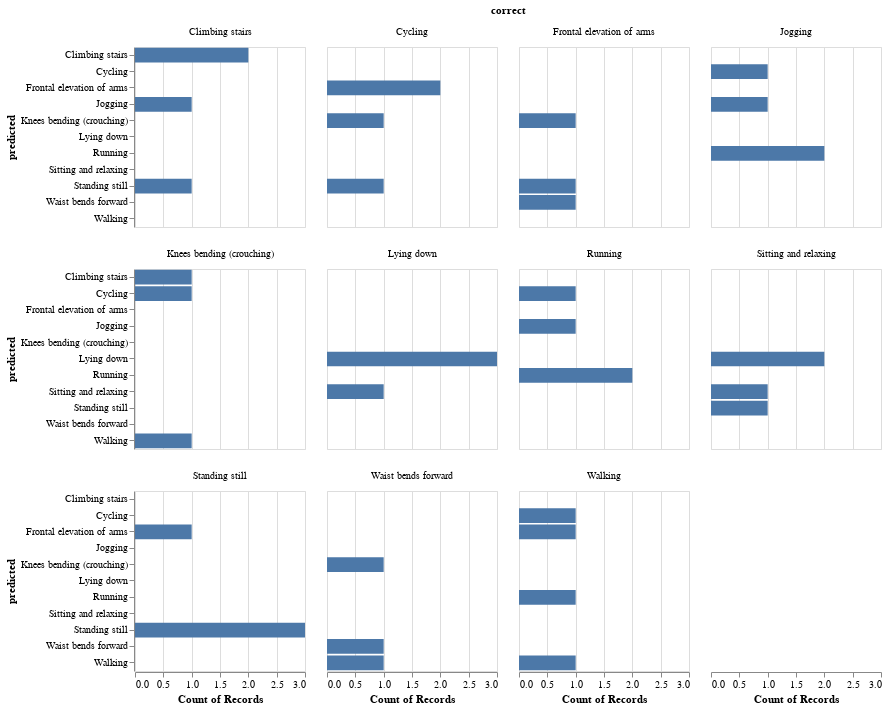

Notebook source saved alongside this figure:
### Code cell
model = best[1].best_estimator_
y_pred = model.predict(X_test.iloc[:, best[2]])
print("Score: {:.2f}".format(best[0]))
show_result(y_pred, y_test)

### Figure 1 — Vega-Lite specification as saved in the notebook (floating-point values rounded to 4 significant figures)
{"config": {"view": {"continuousWidth": 400, "continuousHeight": 300}}, "data": {"name": "data-904cee5f96a18ae21f1617b86e2c740b"}, "facet": {"type": "nominal", "field": "correct"}, "spec": {"mark": "bar", "encoding": {"x": {"type": "nominal", "aggregate": "count", "field": "predicted"}, "y": {"type": "nominal", "field": "predicted"}}, "height": 180, "width": 170}, "columns": 4, "$schema": "https://vega.github.io/schema/vega-lite/v4.8.1.json", "datasets": {"data-904cee5f96a18ae21f1617b86e2c740b": [{"predicted": "Climbing stairs", "correct": "Climbing stairs"}, {"predicted": "Lying down", "correct": "Sitting and relaxing"}, {"predicted": "Lying down", "correct": "Lying down"}, {"predicted": "Standing still", "correct": "Standing still"}, {"predicted": "Knees bending (crouching)", "correct": "Frontal elevation of arms"}, {"predicted": "Frontal elevation of arms", "correct": "Walking"}, {"predicted": "Climbing stairs", "correct": "Climbing stairs"}, {"predicted": "Standing still", "correct": "Standing still"}, {"predicted": "Sitting and relaxing", "correct": "Lying down"}, {"predicted": "Cycling", "correct": "Walking"}, {"predicted": "Frontal elevation of arms", "correct": "Standing still"}, {"predicted": "Standing still", "correct": "Standing still"}, {"predicted": "Knees bending (crouching)", "correct": "Cycling"}, {"predicted": "Lying down", "correct": "Sitting and relaxing"}, {"predicted": "Standing still", "correct": "Frontal elevation of arms"}, {"predicted": "Walking", "correct": "Knees bending (crouching)"}, {"predicted": "Knees bending (crouching)", "correct": "Waist bends forward"}, {"predicted": "Frontal elevation of arms", "correct": "Cycling"}, {"predicted": "Waist bends forward", "correct": "Frontal elevation of arms"}, {"predicted": "Cycling", "correct": "Knees bending (crouching)"}, {"predicted": "Walking", "correct": "Walking"}, {"predicted": "Waist bends forward", "correct": "Waist bends forward"}, {"predicted": "Standing still", "correct": "Climbing stairs"}, {"predicted": "Running", "correct": "Jogging"}, {"predicted": "Cycling", "correct": "Running"}, {"predicted": "Lying down", "correct": "Lying down"}, {"predicted": "Jogging", "correct": "Jogging"}, {"predicted": "Sitting and relaxing", "correct": "Sitting and relaxing"}, {"predicted": "Climbing stairs", "correct": "Knees bending (crouching)"}, {"predicted": "Running", "correct": "Jogging"}, {"predicted": "Standing still", "correct": "Cycling"}, {"predicted": "Jogging", "correct": "Climbing stairs"}, {"predicted": "Lying down", "correct": "Lying down"}, {"predicted": "Frontal elevation of arms", "correct": "Cycling"}, {"predicted": "Cycling", "correct": "Jogging"}, {"predicted": "Jogging", "correct": "Running"}, {"predicted": "Running", "correct": "Running"}, {"predicted": "Walking", "correct": "Waist bends forward"}, {"predicted": "Running", "correct": "Running"}, {"predicted": "Standing still", "correct": "Sitting and relaxing"}, {"predicted": "Running", "correct": "Walking"}]}}
